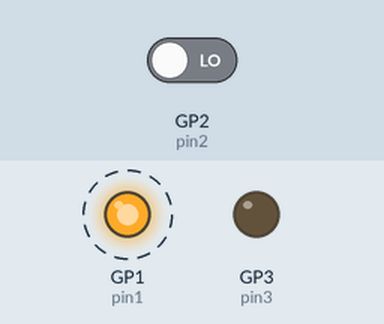
The program below on a simulated Raspberry Pi Pico running MicroPython. Shown: output pins drawn as LEDs (lit = HIGH). Dashed ring = blinking. The inputs (shaded band) are chosen by the test bench; at power-on: GP2 (pin2) LOW.

Above: at 0.75 s.
1.3 s: GP2 (pin2) driven HIGH
At 1.95 s:
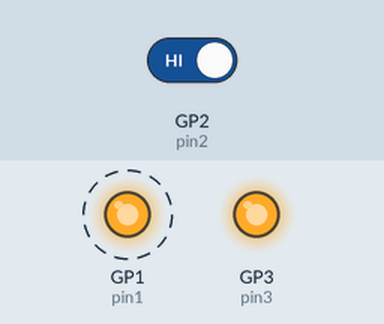
4.3 s: GP2 (pin2) driven LOW
At 4.66 s:
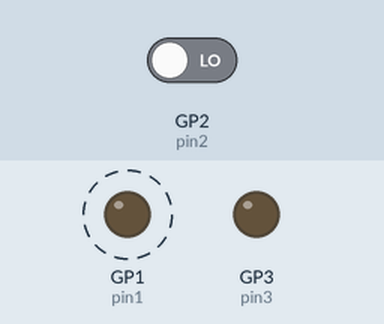
Timing chart, 0 to 13.3 s (numbered marks = the images above; inputs shaded):
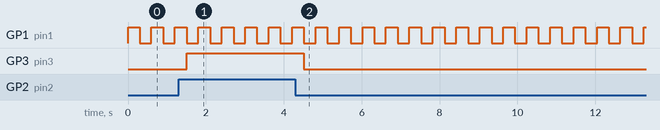

The program:

pin_echo.py
```python
from machine import Pin
import time

PERIOD = 0.3  # seconds; toggling of GP1, slow enough to stay visible

pin1 = Pin(1, Pin.OUT)
pin2 = Pin(2, Pin.IN)
pin3 = Pin(3, Pin.OUT)

while True:
    pin1.on()
    time.sleep_ms(1)               # forces a Modelica round trip before reading GP2 back (see the user guide, page "machine / time API")
    pin3.value(pin2.value())
    time.sleep(PERIOD)
    pin1.off()
    time.sleep_ms(1)
    pin3.value(pin2.value())
    time.sleep(PERIOD)
```

Measured:
- after the input at 1.3 s, GP3 (pin3): LOW → HIGH after 0.21 s
- after the input at 4.3 s, GP3 (pin3): HIGH → LOW after 0.22 s
- by itself, GP1 (pin1): alternates HIGH for 0.30 s and LOW for 0.30 s
